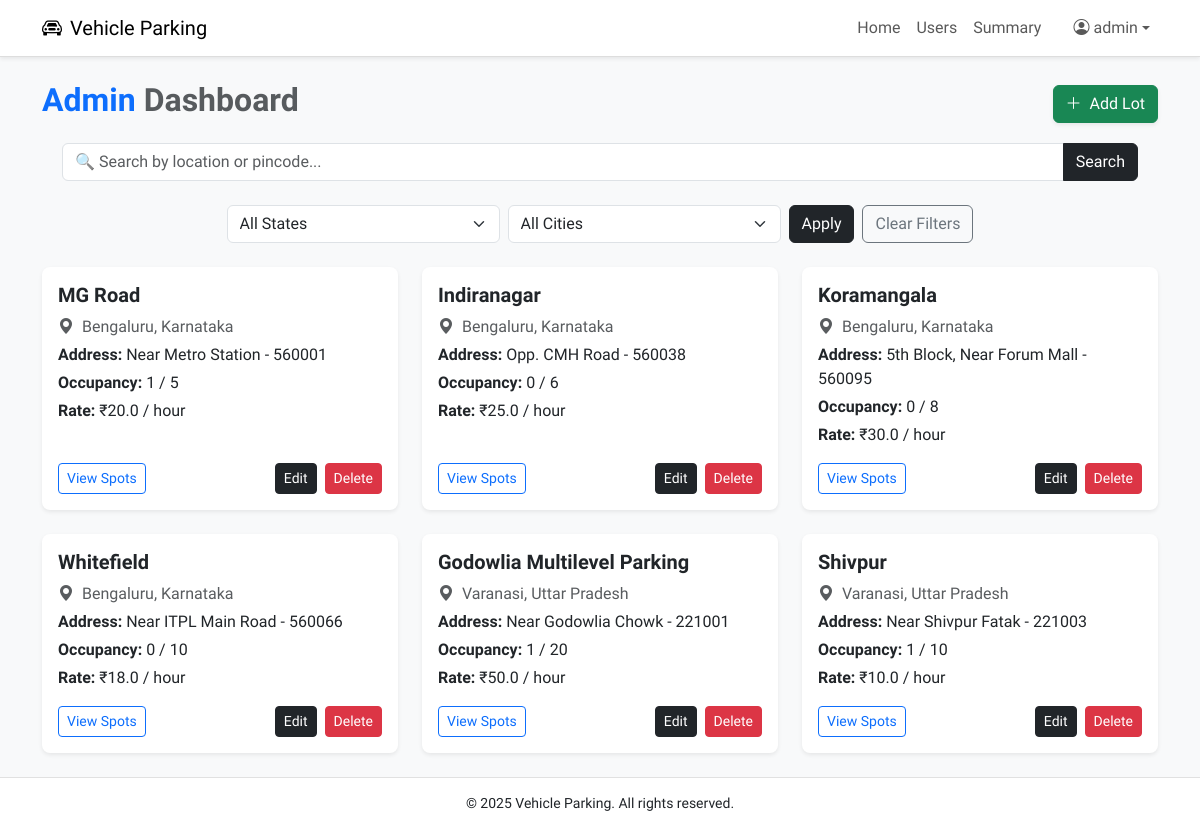
The app's page /admin/dashboard (signed in) with its own data.
### models.py (models this page shows, shortened)
class Admin(db.Model, UserMixin):
    __tablename__ = 'admin'
    id = db.Column(db.Integer, primary_key=True)
    username = db.Column(db.String(100), unique=True, nullable=False)
    password_hash = db.Column(db.String(200), nullable=False)
    role = db.Column(db.String(20), nullable=False, default='admin')
    created_at = db.Column(db.DateTime, default=datetime.utcnow)

class ParkingLot(db.Model):
    __tablename__ = 'parking_lot'
    id = db.Column(db.Integer, primary_key=True)
    city_id = db.Column(db.Integer, db.ForeignKey('city.id'), nullable=False)
    prime_location_name = db.Column(db.String(100), nullable=False)
    address = db.Column(db.String(200))
    pin_code = db.Column(db.String(10))
    price_per_hour = db.Column(db.Float, nullable=False)
    max_spots = db.Column(db.Integer, nullable=False)
    created_at = db.Column(db.DateTime, default=datetime.utcnow)
    spots = db.relationship('ParkingSpot', backref='lot', cascade='all, delete-orphan', lazy=True)
    def occupied_count(self):
        return sum(1 for spot in self.spots if spot.is_occupied)

class City(db.Model):
    __tablename__ = 'city'
    id = db.Column(db.Integer, primary_key=True)
    name = db.Column(db.String(100), nullable=False)
    state = db.Column(db.String(100), nullable=False)
    lots = db.relationship('ParkingLot', backref='city', cascade='all, delete-orphan', lazy=True)

class ParkingSpot(db.Model):
    __tablename__ = 'parking_spot'
    id = db.Column(db.Integer, primary_key=True)
    lot_id = db.Column(db.Integer, db.ForeignKey('parking_lot.id', ondelete='CASCADE'), nullable=False)
    status = db.Column(db.String(1), default='A')  # A = Available, O = Occupied
    created_at = db.Column(db.DateTime, default=datetime.utcnow)
    reservation = db.relationship('Reservation', backref='spot', uselist=False, cascade='all, delete-orphan')
    @property
    def is_occupied(self):
        return self.status == 'O'

### controllers/admin.py (the view, shortened to what this page needs)
@admin_bp.route('/dashboard')
@login_required
@admin_required
def dashboard():
    search = request.args.get('search', '').strip().lower()
    state = request.args.get('state', '').strip().lower()
    city = request.args.get('city', '').strip().lower()
    query = ParkingLot.query.join(City).filter(True)
    if state:
        query = query.filter(City.state.ilike(f"%{state}%"))
    if city:
        query = query.filter(City.name.ilike(f"%{city}%"))
    lots = query.all()
    states = [row[0] for row in db.session.query(City.state).distinct().all()]
    cities = [row[0] for row in db.session.query(City.name).distinct().all()]
    return render_template(
        'admin/dashboard.html',
        lots=lots,
        filters={
            'search': search,
            'state': state,
            'city': city
        },
        states=states,
        cities=cities
    )

### app.py (called while the page is built)
@login_manager.user_loader
def load_user(user_id):
    user_type = session.get('user_type')
    if user_type == 'user':
        return User.query.get(int(user_id))
    elif user_type == 'admin':
        return Admin.query.get(int(user_id))
    return None

### templates/admin/dashboard.html (shortened to what this page needs)
{% extends 'base.html' %}
{% block content %}
<div class="container py-4">
    <div class="d-flex justify-content-between align-items-center mb-4">
        <h2 class="fw-bold text-primary">Admin <span class="text-muted">Dashboard</span></h2>
        <a href="{{ url_for('admin.create_lot') }}" class="btn btn-success shadow-sm">
            <i class="bi bi-plus-lg me-1"></i> Add Lot
        </a>
    </div>
    <form method="get" class="mb-4">
        <div class="row g-2 align-items-center justify-content-center">
            <div class="row mb-3">
                <div class="col-12">
                    <div class="input-group">
                        <input type="text" name="search" class="form-control rounded-start" placeholder="🔍 Search by location or pincode..." value="{{ filters.search or '' }}">
                        <button type="submit" class="btn btn-dark rounded-end">Search</button>
                    </div>
                </div>
            </div>
            <div class="col-md-3">
                <select name="state" class="form-select">
                    <option value="">All States</option>
                </select>
            </div>
            <div class="col-md-3">
                <select name="city" class="form-select">
                    <option value="">All Cities</option>
                </select>
            </div>
            <div class="col-auto">
                <button type="submit" class="btn btn-dark">Apply</button>
            </div>
            <div class="col-auto">
                <a href="{{ url_for('admin.dashboard') }}" class="btn btn-outline-secondary">Clear Filters</a>
            </div>
        </div>
    </form>
    {% if lots %}
    <div class="row g-4">
        {% for lot in lots %}
        <div class="col-md-6 col-lg-4">
            <div class="card h-100 square-card shadow-sm border-0">
                <div class="card-body d-flex flex-column">
                    <h5 class="card-title fw-bold text-dark">{{ lot.prime_location_name }}</h5>
                    <p class="mb-1 text-muted">
                        <i class="bi bi-geo-alt-fill me-1"></i> {{ lot.city.name }}, {{ lot.city.state }}
                    </p>
                    <p class="mb-1">
                        <strong>Address:</strong> {{ lot.address }} - {{ lot.pin_code }}
                    </p>
                    <p class="mb-1">
                        <strong>Occupancy:</strong> {{ lot.occupied_count() }} / {{ lot.max_spots }}
                    </p>
                    <p class="mb-3">
                        <strong>Rate:</strong> ₹{{ lot.price_per_hour }} / hour
                    </p>
                    <div class="mt-auto d-flex justify-content-between">
                        <a href="{{ url_for('admin.view_lot', lot_id=lot.id) }}" class="btn btn-outline-primary btn-sm">
                            View Spots
                        </a>
                        <div class="d-flex">
                            <a href="{{ url_for('admin.edit_lot', lot_id=lot.id) }}" class="btn btn-dark btn-sm me-2">
                                Edit
                            </a>
                            <form action="{{ url_for('admin.delete_lot', lot_id=lot.id) }}" method="POST" onsubmit="return confirm('Are you sure you want to delete this lot?');">
                                <button type="submit" class="btn btn-danger btn-sm">
                                    Delete
                                </button>
                            </form>
                        </div>
                    </div>
                </div>
            </div>
        </div>
        {% endfor %}
    </div>
    {% else %}
    <div class="alert alert-info mt-4">No parking lots found. Start by adding one.</div>
    {% endif %}
</div>
{% endblock %}

### templates/base.html (shortened to what this page needs)
<!DOCTYPE html>
<html lang="en">
<head>
    <link href="https://cdn.jsdelivr.net/npm/bootstrap@5.3.0/dist/css/bootstrap.min.css" rel="stylesheet">
    <link href="https://cdnjs.cloudflare.com/ajax/libs/bootstrap-icons/1.11.1/font/bootstrap-icons.min.css" rel="stylesheet">
</head>
<body>
<nav class="navbar navbar-expand-lg navbar-light shadow-sm">
    <div class="container">
        <a class="navbar-brand" href="{% if session['user_type'] == 'admin' %}
        {{ url_for('admin.dashboard') }}
        {% elif session['user_type'] == 'admin' %}
            {{ url_for('user.dashboard') }}
        {% else %}
            {{ url_for('index') }}
        {% endif %}">
            <i class="bi bi-car-front me-2"></i>Vehicle Parking
        </a>
        <div class="collapse navbar-collapse justify-content-end" id="navbarNav">
            <ul class="navbar-nav">
                {% if current_user.is_authenticated %}
                    {% if session['user_type'] == 'admin' %}
                        <li class="nav-item"><a class="nav-link" href="{{ url_for('admin.dashboard') }}">Home</a></li>
                        <li class="nav-item"><a class="nav-link" href="{{ url_for('admin.view_users') }}">Users</a></li>
                        <li class="nav-item"><a class="nav-link" href="{{ url_for('admin.summary') }}">Summary</a></li>
                    {% else %}
                        <li class="nav-item"><a class="nav-link" href="{{ url_for('user.dashboard') }}">Home</a></li>
                        <a href="{{ url_for('user.my_reservations') }}" class="nav-link">My Reservations</a>
                        <li class="nav-item"><a class="nav-link" href="{{ url_for('user.summary') }}">Summary</a></li>
                    {% endif %}
                    <li class="nav-item dropdown ms-3">
                        <a class="nav-link dropdown-toggle d-flex align-items-center" href="#" role="button" data-bs-toggle="dropdown">
                            <i class="bi bi-person-circle me-1"></i> {{ current_user.full_name or current_user.username }}
                        </a>
                    </li>
                {% else %}
                    <li class="nav-item"><a class="nav-link" href="{{ url_for('auth.login') }}">Login</a></li>
                    <li class="nav-item"><a class="nav-link" href="{{ url_for('auth.register') }}">Register</a></li>
                {% endif %}
            </ul>
        </div>
    </div>
</nav>
<div class="position-fixed top-0 end-0 p-3" style="z-index: 1050;">
</div>
<div>
    {% block content %}
    {% endblock %}
</div>
<footer>
    <div class="container">
        <p class="mb-0">&copy; 2025 Vehicle Parking. All rights reserved.</p>
    </div>
</footer>
</body>
</html>

### templates/base.html (style rules this page uses)
body { font-family: 'Afacad',sans-serif; background-color: #f8f9fa; display: flex; flex-direction: column; min-height: 100vh; font-size: 16px; }
.square-card { border-radius: 0.5rem; background-color: #ffffff; transition: transform 0.3s; }
.navbar { background-color: #fff; border-bottom: 1px solid #ddd; }
footer { background-color: #fff; border-top: 1px solid #e1e1e1; padding: 15px 0; text-align: center; font-size: 14px; margin-top: auto; }
.form-control, .form-select { border-radius: 6px; }

### records on screen
Admin: username "admin"
ParkingLot: prime_location_name "MG Road", city.name "Bengaluru", city.state "Karnataka", address "Near Metro Station", pin_code "560001", occupied_count "1", max_spots "5", price_per_hour "20.0"
ParkingLot: prime_location_name "Indiranagar", city.name "Bengaluru", city.state "Karnataka", address "Opp. CMH Road", pin_code "560038", occupied_count "0", max_spots "6", price_per_hour "25.0"
ParkingLot: prime_location_name "Koramangala", city.name "Bengaluru", city.state "Karnataka", address "5th Block, Near Forum Mall", pin_code "560095", occupied_count "0", max_spots "8", price_per_hour "30.0"
ParkingLot: prime_location_name "Whitefield", city.name "Bengaluru", city.state "Karnataka", address "Near ITPL Main Road", pin_code "560066", occupied_count "0", max_spots "10", price_per_hour "18.0"
ParkingLot: prime_location_name "Godowlia Multilevel Parking", city.name "Varanasi", city.state "Uttar Pradesh", address "Near Godowlia Chowk", pin_code "221001", occupied_count "1", max_spots "20", price_per_hour "50.0"
ParkingLot: prime_location_name "Shivpur", city.name "Varanasi", city.state "Uttar Pradesh", address "Near Shivpur Fatak", pin_code "221003", occupied_count "1", max_spots "10", price_per_hour "10.0"
